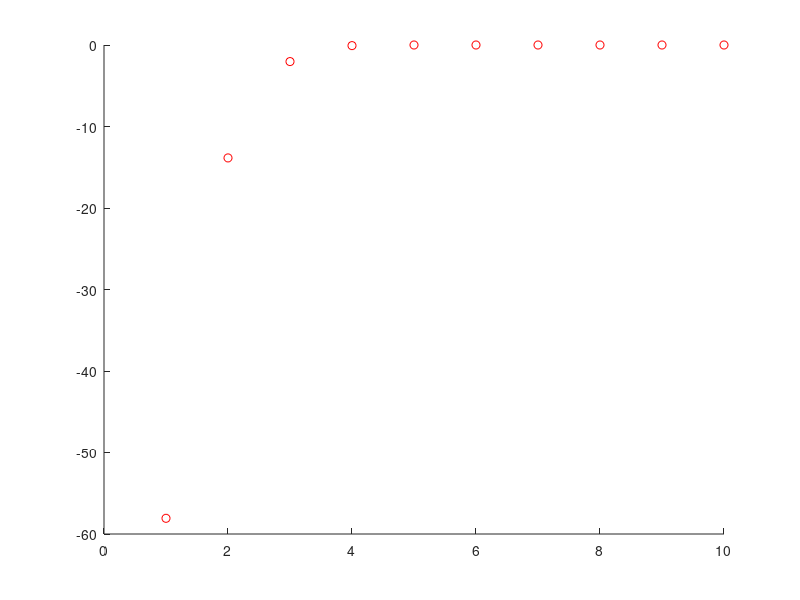

The MATLAB script that drew this image:
% Aula 3
% Problema não linear
% Função: 16 = 2m^3

clear;
clc;


figure; % Criar figura
hold on; % Habilitar plotar na mesma figura

d = [16]; % Vetor dos valores observados
m0 = [1]; % Vetor dos parâmetros aproximados
N = length(d(:,1)); % Número de Observações 
M = length(m0(:,1)); % Número de parâmetros 
it = 10; % Número de iterações

% Expansão de Taylor
for i=1:it
    G = [3*2.*m0.^2]; % Matriz das derivadas parciais
    d0 = 2.*m0.^3; % Vetor dos valores calculados
    dc = d-d0; % Vetor das diferenças
    dm = (G'*G)^-1*(G'*dc); %  Vetor das correções
    m = m0+dm; % Vetor dos parâmetros ajustados
    erro = d-2.*m.^3; % Vetor das diferenças
    m0 = m; % Vetor dos parâmetros ajustados
    plot(i, erro, "or") % Plot dos parâmetros por iteração
end

waitfor(gcf);